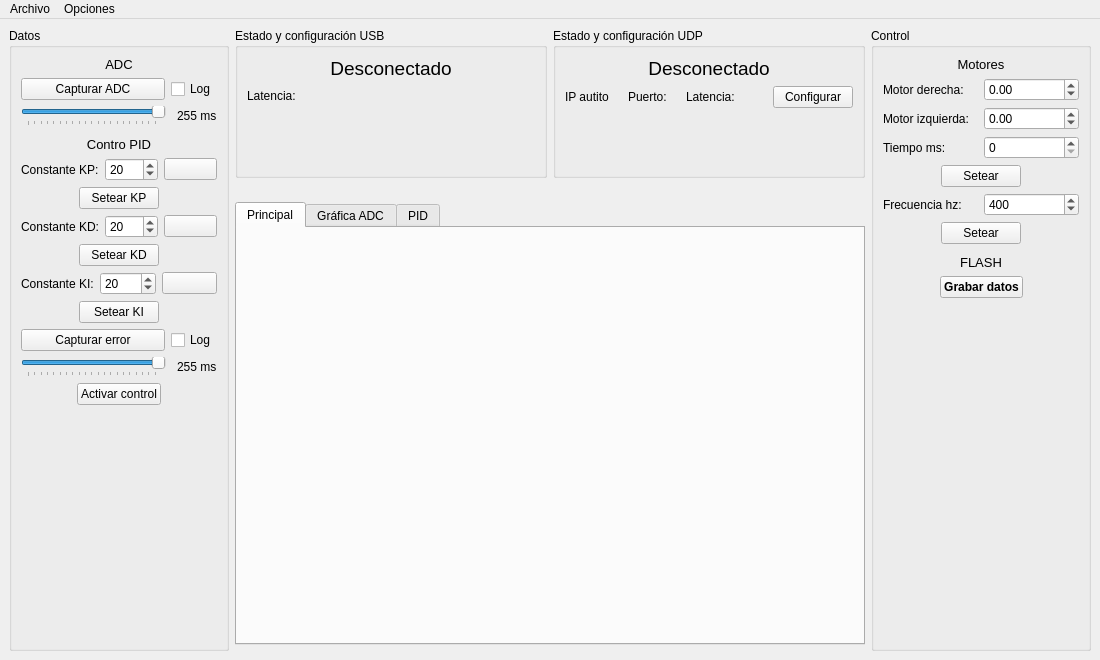
<?xml version="1.0" encoding="UTF-8"?>
<ui version="4.0">
 <class>MainWindow</class>
 <widget class="QMainWindow" name="MainWindow">
  <property name="windowModality">
   <enum>Qt::NonModal</enum>
  </property>
  <property name="geometry">
   <rect>
    <x>0</x>
    <y>0</y>
    <width>1100</width>
    <height>660</height>
   </rect>
  </property>
  <property name="minimumSize">
   <size>
    <width>800</width>
    <height>600</height>
   </size>
  </property>
  <property name="windowTitle">
   <string>Autito</string>
  </property>
  <widget class="QWidget" name="centralwidget">
   <layout class="QGridLayout" name="gridLayout">
    <item row="4" column="1">
     <widget class="QTabWidget" name="tabWidgetUI">
      <property name="sizePolicy">
       <sizepolicy hsizetype="Expanding" vsizetype="Expanding">
        <horstretch>1</horstretch>
        <verstretch>4</verstretch>
       </sizepolicy>
      </property>
      <property name="currentIndex">
       <number>0</number>
      </property>
      <widget class="QWidget" name="tabPrincipal">
       <attribute name="title">
        <string>Principal</string>
       </attribute>
       <layout class="QVBoxLayout" name="verticalLayout_2">
        <item>
         <widget class="WidgetPanel" name="widgetAuto" native="true">
          <property name="sizePolicy">
           <sizepolicy hsizetype="Preferred" vsizetype="Preferred">
            <horstretch>0</horstretch>
            <verstretch>0</verstretch>
           </sizepolicy>
          </property>
         </widget>
        </item>
       </layout>
      </widget>
      <widget class="QWidget" name="tabGrafico">
       <attribute name="title">
        <string>Gráfica ADC</string>
       </attribute>
       <layout class="QVBoxLayout" name="verticalLayout_3">
        <item>
         <widget class="QWidget" name="widgetAdc" native="true"/>
        </item>
       </layout>
      </widget>
      <widget class="QWidget" name="tab">
       <attribute name="title">
        <string>PID</string>
       </attribute>
       <layout class="QVBoxLayout" name="verticalLayout_7">
        <item>
         <widget class="QWidget" name="widgetPID" native="true"/>
        </item>
       </layout>
      </widget>
     </widget>
    </item>
    <item row="0" column="1">
     <layout class="QHBoxLayout" name="horizontalLayout_3">
      <item>
       <widget class="QGroupBox" name="groupBox">
        <property name="sizePolicy">
         <sizepolicy hsizetype="Preferred" vsizetype="Fixed">
          <horstretch>1</horstretch>
          <verstretch>0</verstretch>
         </sizepolicy>
        </property>
        <property name="minimumSize">
         <size>
          <width>0</width>
          <height>150</height>
         </size>
        </property>
        <property name="title">
         <string>Estado y configuración USB</string>
        </property>
        <layout class="QVBoxLayout" name="verticalLayout_4">
         <item>
          <widget class="QLabel" name="labelEstadoUSB">
           <property name="font">
            <font>
             <pointsize>14</pointsize>
             <weight>50</weight>
             <bold>false</bold>
            </font>
           </property>
           <property name="text">
            <string>Desconectado</string>
           </property>
           <property name="alignment">
            <set>Qt::AlignCenter</set>
           </property>
          </widget>
         </item>
         <item>
          <layout class="QHBoxLayout" name="horizontalLayout_4">
           <item>
            <widget class="QLabel" name="label_3">
             <property name="text">
              <string>Latencia:</string>
             </property>
            </widget>
           </item>
           <item>
            <widget class="QLabel" name="labelLatenciaUSB">
             <property name="text">
              <string/>
             </property>
            </widget>
           </item>
           <item>
            <spacer name="horizontalSpacer_3">
             <property name="orientation">
              <enum>Qt::Horizontal</enum>
             </property>
             <property name="sizeHint" stdset="0">
              <size>
               <width>40</width>
               <height>20</height>
              </size>
             </property>
            </spacer>
           </item>
          </layout>
         </item>
         <item>
          <spacer name="verticalSpacer_2">
           <property name="orientation">
            <enum>Qt::Vertical</enum>
           </property>
           <property name="sizeHint" stdset="0">
            <size>
             <width>20</width>
             <height>40</height>
            </size>
           </property>
          </spacer>
         </item>
        </layout>
       </widget>
      </item>
      <item>
       <widget class="QGroupBox" name="groupBox_2">
        <property name="sizePolicy">
         <sizepolicy hsizetype="Preferred" vsizetype="Preferred">
          <horstretch>1</horstretch>
          <verstretch>0</verstretch>
         </sizepolicy>
        </property>
        <property name="minimumSize">
         <size>
          <width>0</width>
          <height>150</height>
         </size>
        </property>
        <property name="title">
         <string>Estado y configuración UDP</string>
        </property>
        <layout class="QVBoxLayout" name="verticalLayout_5">
         <item>
          <widget class="QLabel" name="labelEstadoUDP">
           <property name="font">
            <font>
             <pointsize>14</pointsize>
            </font>
           </property>
           <property name="text">
            <string>Desconectado</string>
           </property>
           <property name="alignment">
            <set>Qt::AlignCenter</set>
           </property>
          </widget>
         </item>
         <item>
          <layout class="QHBoxLayout" name="horizontalLayout_5">
           <item>
            <widget class="QLabel" name="label_4">
             <property name="text">
              <string>IP autito</string>
             </property>
            </widget>
           </item>
           <item>
            <widget class="QLabel" name="labelIPAutito">
             <property name="text">
              <string/>
             </property>
            </widget>
           </item>
           <item>
            <widget class="QLabel" name="label_6">
             <property name="text">
              <string>Puerto:</string>
             </property>
            </widget>
           </item>
           <item>
            <widget class="QLabel" name="labelPuerto">
             <property name="text">
              <string/>
             </property>
            </widget>
           </item>
           <item>
            <widget class="QLabel" name="label_2">
             <property name="text">
              <string>Latencia:</string>
             </property>
            </widget>
           </item>
           <item>
            <widget class="QLabel" name="labelLatenciaUDP">
             <property name="text">
              <string/>
             </property>
            </widget>
           </item>
           <item>
            <spacer name="horizontalSpacer">
             <property name="orientation">
              <enum>Qt::Horizontal</enum>
             </property>
             <property name="sizeHint" stdset="0">
              <size>
               <width>40</width>
               <height>20</height>
              </size>
             </property>
            </spacer>
           </item>
           <item>
            <widget class="QPushButton" name="pushButtonConfigurarWiFi">
             <property name="text">
              <string>Configurar</string>
             </property>
            </widget>
           </item>
          </layout>
         </item>
         <item>
          <spacer name="verticalSpacer_3">
           <property name="orientation">
            <enum>Qt::Vertical</enum>
           </property>
           <property name="sizeHint" stdset="0">
            <size>
             <width>20</width>
             <height>40</height>
            </size>
           </property>
          </spacer>
         </item>
        </layout>
       </widget>
      </item>
     </layout>
    </item>
    <item row="0" column="2" rowspan="6">
     <widget class="QGroupBox" name="groupBox_4">
      <property name="sizePolicy">
       <sizepolicy hsizetype="Preferred" vsizetype="Preferred">
        <horstretch>0</horstretch>
        <verstretch>0</verstretch>
       </sizepolicy>
      </property>
      <property name="minimumSize">
       <size>
        <width>220</width>
        <height>0</height>
       </size>
      </property>
      <property name="title">
       <string>Control</string>
      </property>
      <layout class="QVBoxLayout" name="verticalLayout_6">
       <item>
        <widget class="QLabel" name="label_5">
         <property name="font">
          <font>
           <pointsize>10</pointsize>
          </font>
         </property>
         <property name="text">
          <string>Motores</string>
         </property>
         <property name="alignment">
          <set>Qt::AlignCenter</set>
         </property>
        </widget>
       </item>
       <item>
        <layout class="QHBoxLayout" name="horizontalLayout_6">
         <item>
          <widget class="QLabel" name="label_7">
           <property name="text">
            <string>Motor derecha:</string>
           </property>
          </widget>
         </item>
         <item>
          <widget class="QDoubleSpinBox" name="doubleSpinBoxMotorDerecha">
           <property name="minimum">
            <double>-100.000000000000000</double>
           </property>
           <property name="maximum">
            <double>100.000000000000000</double>
           </property>
          </widget>
         </item>
        </layout>
       </item>
       <item>
        <layout class="QHBoxLayout" name="horizontalLayout_7">
         <item>
          <widget class="QLabel" name="label_8">
           <property name="text">
            <string>Motor izquierda:</string>
           </property>
          </widget>
         </item>
         <item>
          <widget class="QDoubleSpinBox" name="doubleSpinBoxMotorIzquierda">
           <property name="minimum">
            <double>-100.000000000000000</double>
           </property>
           <property name="maximum">
            <double>100.000000000000000</double>
           </property>
          </widget>
         </item>
        </layout>
       </item>
       <item>
        <layout class="QHBoxLayout" name="horizontalLayout_9">
         <item>
          <widget class="QLabel" name="label_9">
           <property name="text">
            <string>Tiempo ms:</string>
           </property>
          </widget>
         </item>
         <item>
          <widget class="QSpinBox" name="spinBoxTiempoMotores">
           <property name="maximum">
            <number>65535</number>
           </property>
           <property name="singleStep">
            <number>100</number>
           </property>
          </widget>
         </item>
        </layout>
       </item>
       <item>
        <layout class="QHBoxLayout" name="horizontalLayout_8">
         <item>
          <spacer name="horizontalSpacer_4">
           <property name="orientation">
            <enum>Qt::Horizontal</enum>
           </property>
           <property name="sizeHint" stdset="0">
            <size>
             <width>40</width>
             <height>20</height>
            </size>
           </property>
          </spacer>
         </item>
         <item>
          <widget class="QPushButton" name="pushButtonEnviarVelocidadMotor">
           <property name="text">
            <string>Setear</string>
           </property>
          </widget>
         </item>
         <item>
          <spacer name="horizontalSpacer_5">
           <property name="orientation">
            <enum>Qt::Horizontal</enum>
           </property>
           <property name="sizeHint" stdset="0">
            <size>
             <width>40</width>
             <height>20</height>
            </size>
           </property>
          </spacer>
         </item>
        </layout>
       </item>
       <item>
        <layout class="QHBoxLayout" name="horizontalLayout_10">
         <item>
          <widget class="QLabel" name="label_10">
           <property name="text">
            <string>Frecuencia hz:</string>
           </property>
          </widget>
         </item>
         <item>
          <widget class="QSpinBox" name="spinBoxFrecuenciaMotores">
           <property name="minimum">
            <number>275</number>
           </property>
           <property name="maximum">
            <number>5000</number>
           </property>
           <property name="singleStep">
            <number>100</number>
           </property>
           <property name="value">
            <number>400</number>
           </property>
          </widget>
         </item>
        </layout>
       </item>
       <item>
        <layout class="QHBoxLayout" name="horizontalLayout_11">
         <item>
          <spacer name="horizontalSpacer_6">
           <property name="orientation">
            <enum>Qt::Horizontal</enum>
           </property>
           <property name="sizeHint" stdset="0">
            <size>
             <width>40</width>
             <height>20</height>
            </size>
           </property>
          </spacer>
         </item>
         <item>
          <widget class="QPushButton" name="pushButtonEnviarFrecuencia">
           <property name="text">
            <string>Setear</string>
           </property>
          </widget>
         </item>
         <item>
          <spacer name="horizontalSpacer_7">
           <property name="orientation">
            <enum>Qt::Horizontal</enum>
           </property>
           <property name="sizeHint" stdset="0">
            <size>
             <width>40</width>
             <height>20</height>
            </size>
           </property>
          </spacer>
         </item>
        </layout>
       </item>
       <item>
        <spacer name="verticalSpacer_6">
         <property name="orientation">
          <enum>Qt::Vertical</enum>
         </property>
         <property name="sizeType">
          <enum>QSizePolicy::Fixed</enum>
         </property>
         <property name="sizeHint" stdset="0">
          <size>
           <width>20</width>
           <height>5</height>
          </size>
         </property>
        </spacer>
       </item>
       <item>
        <widget class="QLabel" name="label_15">
         <property name="font">
          <font>
           <pointsize>10</pointsize>
          </font>
         </property>
         <property name="text">
          <string>FLASH</string>
         </property>
         <property name="alignment">
          <set>Qt::AlignCenter</set>
         </property>
        </widget>
       </item>
       <item>
        <layout class="QHBoxLayout" name="horizontalLayout_20">
         <item>
          <spacer name="horizontalSpacer_15">
           <property name="orientation">
            <enum>Qt::Horizontal</enum>
           </property>
           <property name="sizeHint" stdset="0">
            <size>
             <width>40</width>
             <height>20</height>
            </size>
           </property>
          </spacer>
         </item>
         <item>
          <widget class="QPushButton" name="pushButtonGuardarEnFLASH">
           <property name="font">
            <font>
             <weight>75</weight>
             <bold>true</bold>
            </font>
           </property>
           <property name="text">
            <string>Grabar datos</string>
           </property>
          </widget>
         </item>
         <item>
          <spacer name="horizontalSpacer_16">
           <property name="orientation">
            <enum>Qt::Horizontal</enum>
           </property>
           <property name="sizeHint" stdset="0">
            <size>
             <width>40</width>
             <height>20</height>
            </size>
           </property>
          </spacer>
         </item>
        </layout>
       </item>
       <item>
        <spacer name="verticalSpacer_4">
         <property name="orientation">
          <enum>Qt::Vertical</enum>
         </property>
         <property name="sizeHint" stdset="0">
          <size>
           <width>20</width>
           <height>320</height>
          </size>
         </property>
        </spacer>
       </item>
      </layout>
     </widget>
    </item>
    <item row="0" column="0" rowspan="6">
     <widget class="QGroupBox" name="groupBox_3">
      <property name="sizePolicy">
       <sizepolicy hsizetype="Fixed" vsizetype="Preferred">
        <horstretch>0</horstretch>
        <verstretch>0</verstretch>
       </sizepolicy>
      </property>
      <property name="minimumSize">
       <size>
        <width>220</width>
        <height>0</height>
       </size>
      </property>
      <property name="title">
       <string>Datos</string>
      </property>
      <layout class="QVBoxLayout" name="verticalLayout">
       <item>
        <widget class="QLabel" name="label">
         <property name="font">
          <font>
           <pointsize>10</pointsize>
          </font>
         </property>
         <property name="text">
          <string>ADC</string>
         </property>
         <property name="alignment">
          <set>Qt::AlignCenter</set>
         </property>
        </widget>
       </item>
       <item>
        <layout class="QHBoxLayout" name="horizontalLayout">
         <item>
          <widget class="QPushButton" name="pushButtonCapturaDatosADC">
           <property name="sizePolicy">
            <sizepolicy hsizetype="Expanding" vsizetype="Fixed">
             <horstretch>0</horstretch>
             <verstretch>0</verstretch>
            </sizepolicy>
           </property>
           <property name="text">
            <string>Capturar ADC</string>
           </property>
          </widget>
         </item>
         <item>
          <widget class="QCheckBox" name="checkBoxADC">
           <property name="text">
            <string>Log</string>
           </property>
          </widget>
         </item>
        </layout>
       </item>
       <item>
        <layout class="QHBoxLayout" name="horizontalLayout_2">
         <item>
          <widget class="QSlider" name="horizontalSliderTiempoDeCapturaADC">
           <property name="minimum">
            <number>50</number>
           </property>
           <property name="maximum">
            <number>255</number>
           </property>
           <property name="singleStep">
            <number>5</number>
           </property>
           <property name="value">
            <number>255</number>
           </property>
           <property name="tracking">
            <bool>true</bool>
           </property>
           <property name="orientation">
            <enum>Qt::Horizontal</enum>
           </property>
           <property name="tickPosition">
            <enum>QSlider::TicksBelow</enum>
           </property>
           <property name="tickInterval">
            <number>0</number>
           </property>
          </widget>
         </item>
         <item>
          <spacer name="horizontalSpacer_2">
           <property name="orientation">
            <enum>Qt::Horizontal</enum>
           </property>
           <property name="sizeType">
            <enum>QSizePolicy::Fixed</enum>
           </property>
           <property name="sizeHint" stdset="0">
            <size>
             <width>5</width>
             <height>20</height>
            </size>
           </property>
          </spacer>
         </item>
         <item>
          <widget class="QLabel" name="labelTiempoCapturaADC">
           <property name="text">
            <string>255 ms</string>
           </property>
          </widget>
         </item>
        </layout>
       </item>
       <item>
        <spacer name="verticalSpacer_5">
         <property name="orientation">
          <enum>Qt::Vertical</enum>
         </property>
         <property name="sizeType">
          <enum>QSizePolicy::Fixed</enum>
         </property>
         <property name="sizeHint" stdset="0">
          <size>
           <width>20</width>
           <height>5</height>
          </size>
         </property>
        </spacer>
       </item>
       <item>
        <widget class="QLabel" name="label_11">
         <property name="font">
          <font>
           <pointsize>10</pointsize>
          </font>
         </property>
         <property name="text">
          <string>Contro PID</string>
         </property>
         <property name="alignment">
          <set>Qt::AlignCenter</set>
         </property>
        </widget>
       </item>
       <item>
        <layout class="QHBoxLayout" name="horizontalLayout_12">
         <item>
          <widget class="QLabel" name="label_12">
           <property name="text">
            <string>Constante KP:</string>
           </property>
          </widget>
         </item>
         <item>
          <widget class="QSpinBox" name="spinBoxPIDKP">
           <property name="minimum">
            <number>0</number>
           </property>
           <property name="maximum">
            <number>300</number>
           </property>
           <property name="singleStep">
            <number>1</number>
           </property>
           <property name="value">
            <number>20</number>
           </property>
          </widget>
         </item>
         <item>
          <widget class="QPushButton" name="pushButtonLeerKP">
           <property name="text">
            <string/>
           </property>
           <property name="icon">
            <iconset resource="graphics.qrc">
             <normaloff>:/src/graphics/Refrescar.png</normaloff>:/src/graphics/Refrescar.png</iconset>
           </property>
           <property name="iconSize">
            <size>
             <width>15</width>
             <height>15</height>
            </size>
           </property>
          </widget>
         </item>
        </layout>
       </item>
       <item>
        <layout class="QHBoxLayout" name="horizontalLayout_15">
         <item>
          <spacer name="horizontalSpacer_8">
           <property name="orientation">
            <enum>Qt::Horizontal</enum>
           </property>
           <property name="sizeHint" stdset="0">
            <size>
             <width>40</width>
             <height>20</height>
            </size>
           </property>
          </spacer>
         </item>
         <item>
          <widget class="QPushButton" name="pushButtonEnviarPIDKP">
           <property name="text">
            <string>Setear KP</string>
           </property>
          </widget>
         </item>
         <item>
          <spacer name="horizontalSpacer_9">
           <property name="orientation">
            <enum>Qt::Horizontal</enum>
           </property>
           <property name="sizeHint" stdset="0">
            <size>
             <width>40</width>
             <height>20</height>
            </size>
           </property>
          </spacer>
         </item>
        </layout>
       </item>
       <item>
        <layout class="QHBoxLayout" name="horizontalLayout_13">
         <item>
          <widget class="QLabel" name="label_13">
           <property name="text">
            <string>Constante KD:</string>
           </property>
          </widget>
         </item>
         <item>
          <widget class="QSpinBox" name="spinBoxPIDKD">
           <property name="minimum">
            <number>0</number>
           </property>
           <property name="maximum">
            <number>300</number>
           </property>
           <property name="singleStep">
            <number>1</number>
           </property>
           <property name="value">
            <number>20</number>
           </property>
          </widget>
         </item>
         <item>
          <widget class="QPushButton" name="pushButtonLeerKD">
           <property name="text">
            <string/>
           </property>
           <property name="icon">
            <iconset resource="graphics.qrc">
             <normaloff>:/src/graphics/Refrescar.png</normaloff>:/src/graphics/Refrescar.png</iconset>
           </property>
           <property name="iconSize">
            <size>
             <width>15</width>
             <height>15</height>
            </size>
           </property>
          </widget>
         </item>
        </layout>
       </item>
       <item>
        <layout class="QHBoxLayout" name="horizontalLayout_16">
         <item>
          <spacer name="horizontalSpacer_11">
           <property name="orientation">
            <enum>Qt::Horizontal</enum>
           </property>
           <property name="sizeHint" stdset="0">
            <size>
             <width>40</width>
             <height>20</height>
            </size>
           </property>
          </spacer>
         </item>
         <item>
          <widget class="QPushButton" name="pushButtonEnviarPIDKD">
           <property name="text">
            <string>Setear KD</string>
           </property>
          </widget>
         </item>
         <item>
          <spacer name="horizontalSpacer_10">
           <property name="orientation">
            <enum>Qt::Horizontal</enum>
           </property>
           <property name="sizeHint" stdset="0">
            <size>
             <width>40</width>
             <height>20</height>
            </size>
           </property>
          </spacer>
         </item>
        </layout>
       </item>
       <item>
        <layout class="QHBoxLayout" name="horizontalLayout_14">
         <item>
          <widget class="QLabel" name="label_14">
           <property name="text">
            <string>Constante KI:</string>
           </property>
          </widget>
         </item>
         <item>
          <widget class="QSpinBox" name="spinBoxPIDKI">
           <property name="minimum">
            <number>0</number>
           </property>
           <property name="maximum">
            <number>200</number>
           </property>
           <property name="singleStep">
            <number>1</number>
           </property>
           <property name="value">
            <number>20</number>
           </property>
          </widget>
         </item>
         <item>
          <widget class="QPushButton" name="pushButtonLeerKI">
           <property name="text">
            <string/>
           </property>
           <property name="icon">
            <iconset resource="graphics.qrc">
             <normaloff>:/src/graphics/Refrescar.png</normaloff>:/src/graphics/Refrescar.png</iconset>
           </property>
           <property name="iconSize">
            <size>
             <width>15</width>
             <height>15</height>
            </size>
           </property>
          </widget>
         </item>
        </layout>
       </item>
       <item>
        <layout class="QHBoxLayout" name="horizontalLayout_17">
         <item>
          <spacer name="horizontalSpacer_13">
           <property name="orientation">
            <enum>Qt::Horizontal</enum>
           </property>
           <property name="sizeHint" stdset="0">
            <size>
             <width>40</width>
             <height>20</height>
            </size>
           </property>
          </spacer>
         </item>
         <item>
          <widget class="QPushButton" name="pushButtonEnviarPIDKI">
           <property name="text">
            <string>Setear KI</string>
           </property>
          </widget>
         </item>
         <item>
          <spacer name="horizontalSpacer_12">
           <property name="orientation">
            <enum>Qt::Horizontal</enum>
           </property>
           <property name="sizeHint" stdset="0">
            <size>
             <width>40</width>
             <height>20</height>
            </size>
           </property>
          </spacer>
         </item>
        </layout>
       </item>
       <item>
        <layout class="QHBoxLayout" name="horizontalLayout_18">
         <item>
          <widget class="QPushButton" name="pushButtonCapturarError">
           <property name="sizePolicy">
            <sizepolicy hsizetype="Expanding" vsizetype="Fixed">
             <horstretch>0</horstretch>
             <verstretch>0</verstretch>
            </sizepolicy>
           </property>
           <property name="text">
            <string>Capturar error</string>
           </property>
          </widget>
         </item>
         <item>
          <widget class="QCheckBox" name="checkBoxPID">
           <property name="text">
            <string>Log</string>
           </property>
          </widget>
         </item>
        </layout>
       </item>
       <item>
        <layout class="QHBoxLayout" name="horizontalLayout_19">
         <item>
          <widget class="QSlider" name="horizontalSliderTiempoDeCapturaError">
           <property name="minimum">
            <number>50</number>
           </property>
           <property name="maximum">
            <number>255</number>
           </property>
           <property name="singleStep">
            <number>5</number>
           </property>
           <property name="value">
            <number>255</number>
           </property>
           <property name="orientation">
            <enum>Qt::Horizontal</enum>
           </property>
           <property name="tickPosition">
            <enum>QSlider::TicksBelow</enum>
           </property>
          </widget>
         </item>
         <item>
          <spacer name="horizontalSpacer_14">
           <property name="orientation">
            <enum>Qt::Horizontal</enum>
           </property>
           <property name="sizeType">
            <enum>QSizePolicy::Fixed</enum>
           </property>
           <property name="sizeHint" stdset="0">
            <size>
             <width>5</width>
             <height>20</height>
            </size>
           </property>
          </spacer>
         </item>
         <item>
          <widget class="QLabel" name="labelTiempoCapturaError">
           <property name="text">
            <string>255 ms</string>
           </property>
          </widget>
         </item>
        </layout>
       </item>
       <item>
        <layout class="QHBoxLayout" name="horizontalLayout_21">
         <item>
          <spacer name="horizontalSpacer_17">
           <property name="orientation">
            <enum>Qt::Horizontal</enum>
           </property>
           <property name="sizeHint" stdset="0">
            <size>
             <width>40</width>
             <height>20</height>
            </size>
           </property>
          </spacer>
         </item>
         <item>
          <widget class="QPushButton" name="pushButtonControlAutomatico">
           <property name="text">
            <string>Activar control</string>
           </property>
          </widget>
         </item>
         <item>
          <spacer name="horizontalSpacer_18">
           <property name="orientation">
            <enum>Qt::Horizontal</enum>
           </property>
           <property name="sizeHint" stdset="0">
            <size>
             <width>40</width>
             <height>20</height>
            </size>
           </property>
          </spacer>
         </item>
        </layout>
       </item>
       <item>
        <spacer name="verticalSpacer">
         <property name="orientation">
          <enum>Qt::Vertical</enum>
         </property>
         <property name="sizeHint" stdset="0">
          <size>
           <width>20</width>
           <height>320</height>
          </size>
         </property>
        </spacer>
       </item>
      </layout>
     </widget>
    </item>
   </layout>
  </widget>
  <widget class="QMenuBar" name="menubar">
   <property name="geometry">
    <rect>
     <x>0</x>
     <y>0</y>
     <width>1100</width>
     <height>26</height>
    </rect>
   </property>
   <widget class="QMenu" name="menuArchivo">
    <property name="title">
     <string>Archivo</string>
    </property>
    <widget class="QMenu" name="menuConectar">
     <property name="title">
      <string>Conectar</string>
     </property>
     <addaction name="actionUSB_2"/>
     <addaction name="actionUDP_2"/>
    </widget>
    <addaction name="menuConectar"/>
   </widget>
   <widget class="QMenu" name="menuOpciones">
    <property name="title">
     <string>Opciones</string>
    </property>
    <widget class="QMenu" name="menuDepuraci_n">
     <property name="title">
      <string>Depuración</string>
     </property>
     <addaction name="actionUSB"/>
     <addaction name="actionUDP"/>
    </widget>
    <addaction name="menuDepuraci_n"/>
   </widget>
   <addaction name="menuArchivo"/>
   <addaction name="menuOpciones"/>
  </widget>
  <action name="actionUSB">
   <property name="text">
    <string>USB</string>
   </property>
  </action>
  <action name="actionUDP">
   <property name="text">
    <string>UDP</string>
   </property>
  </action>
  <action name="actionUSB_2">
   <property name="text">
    <string>USB</string>
   </property>
  </action>
  <action name="actionUDP_2">
   <property name="text">
    <string>UDP</string>
   </property>
  </action>
 </widget>
 <customwidgets>
  <customwidget>
   <class>WidgetPanel</class>
   <extends>QWidget</extends>
   <header location="global">widgetpanel.h</header>
   <container>1</container>
  </customwidget>
 </customwidgets>
 <resources>
  <include location="graphics.qrc"/>
 </resources>
 <connections/>
</ui>
